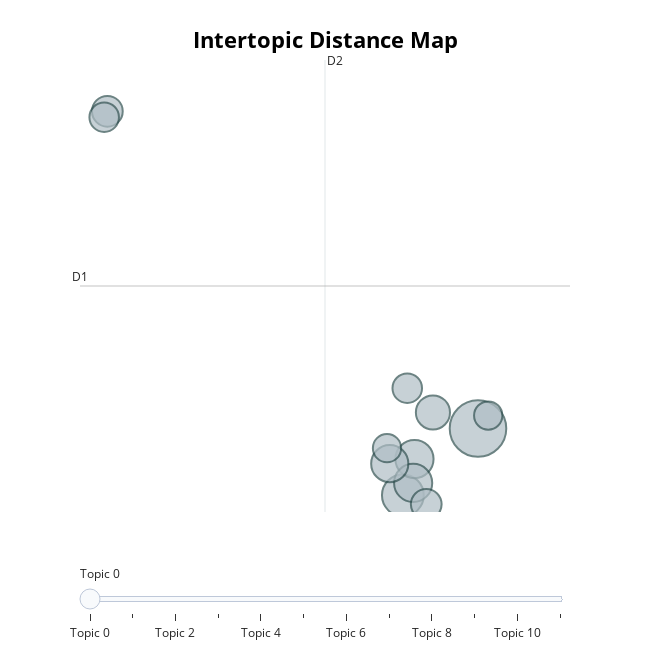
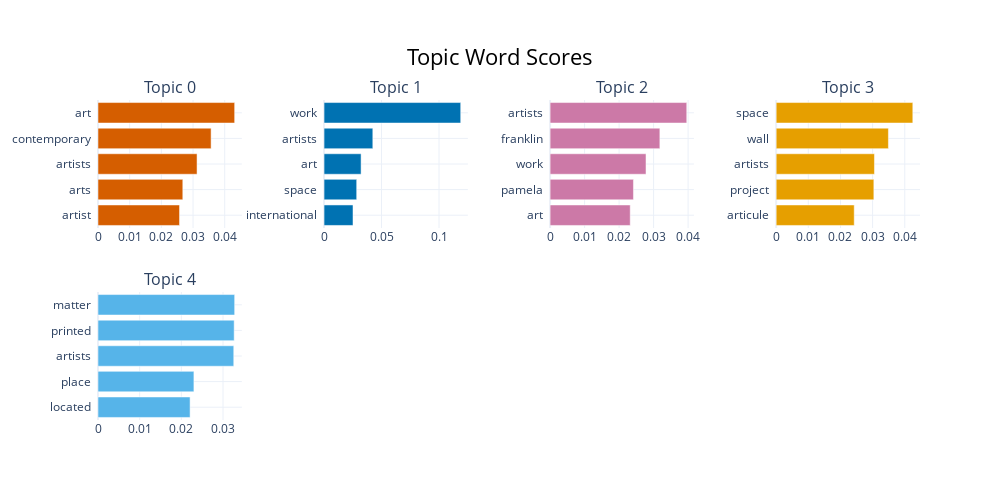
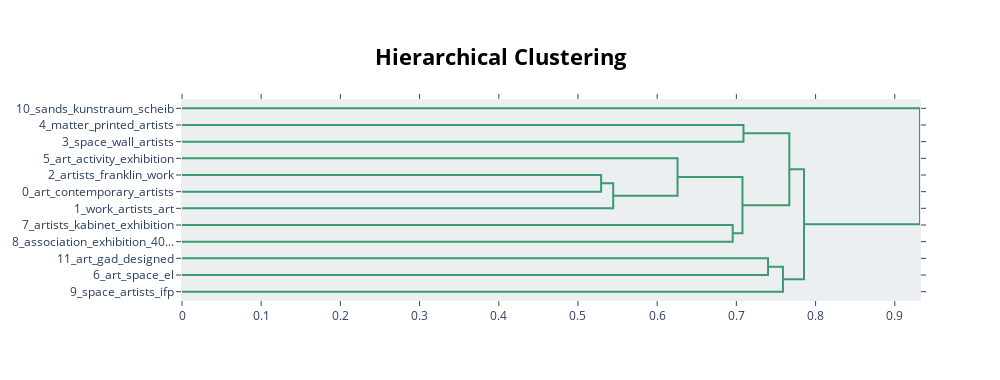
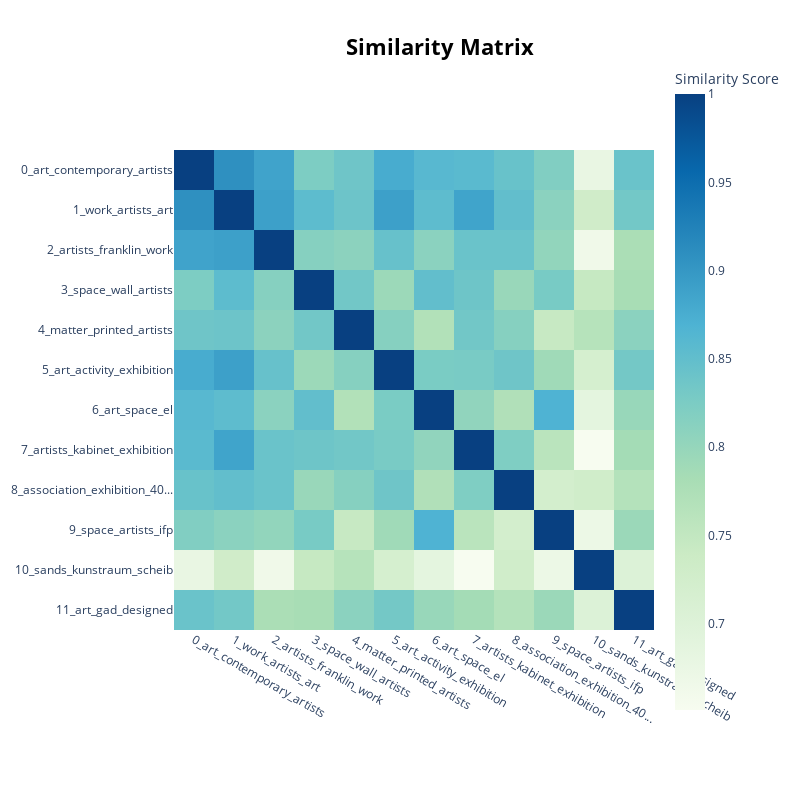

Notebook code cell kept with these figures, in order:
### Markdown cell above
- Colonne docs

### Code cell
import pandas as pd
from bertopic import BERTopic
from sklearn.feature_extraction.text import CountVectorizer
from umap import UMAP  # Seulement si vous souhaitez personnaliser UMAP

# ----- ÉTAPE A & B : Charger et nettoyer vos données -----

# 1) Lecture du fichier Excel
df = pd.read_excel("fichier_traduit.xlsx")

# Par exemple, vos colonnes textuelles sont 'presentation', 'activites', 'réponse1', 'réponse2'
colonnes_textuelles = ['presentation', 'activites', 'réponse1', 'réponse2']

# 2) Remplacer les NaN par des chaînes vides
df[colonnes_textuelles] = df[colonnes_textuelles].fillna("")

# 3) Supprimer les lignes entièrement vides (ou ne contenant que des espaces)
def est_vide_ou_espace(val):
    return val.strip() == ""

mask_ligne_vide = df[colonnes_textuelles].applymap(est_vide_ou_espace).all(axis=1)
df = df[~mask_ligne_vide].copy()

print("Nombre de lignes restantes après nettoyage :", len(df))

# 4) Créer la liste 'docs' en fusionnant les colonnes textuelles
docs = (
    df["presentation"] + " " +
    df["activites"]    + " " +
    df["réponse1"]     + " " +
    df["réponse2"]
).tolist()

# ----- ÉTAPE C : Entraîner BERTopic -----

# (Optionnel) Personnaliser UMAP si vous rencontrez des problèmes de dimension
umap_model = UMAP(
    n_neighbors=2,
    n_components=2,
    min_dist=0.0,
    metric='cosine'
)

# (Optionnel) Vectorizer pour supprimer les stopwords anglais
vectorizer_model = CountVectorizer(stop_words='english')

# Initialisation du modèle BERTopic
topic_model = BERTopic(
    language="english",                # Ajustez la langue si nécessaire
    vectorizer_model=vectorizer_model, # Retrait des stopwords
    umap_model=umap_model,             # Réduction de dimension personnalisée
    calculate_probabilities=False      # Mettez True si vous voulez les probs (et si votre dataset est assez grand)
)

# Entraînement du modèle
topics, probs = topic_model.fit_transform(docs)

# ----- AFFICHAGE DES TOPICS -----

# 1. Informations générales sur les topics
topic_info = topic_model.get_topic_info()
print("\n=== Aperçu des topics ===")
print(topic_info.head(10))

# 2. Mots-clés du premier topic
keywords_topic0 = topic_model.get_topic(0)
print("\n=== Mots-clés du topic 0 ===")
print(keywords_topic0)

# ----- VISUALISATIONS -----

# 1. Visualisation des topics (carte 2D via UMAP)
fig1 = topic_model.visualize_topics()
fig1.show()

# 2. Visualiser un diagramme en barres des topics
fig2 = topic_model.visualize_barchart(top_n_topics=5, n_words=5)
fig2.show()

# 3. Visualiser la hiérarchie des topics 
# 
# 

(dendrogramme)
fig3 = topic_model.visualize_hierarchy()
fig3.show()

# 4. Visualiser la matrice de similitude (heatmap) entre topics
fig4 = topic_model.visualize_heatmap()
fig4.show()

### Figure 1 — Plotly figure (JSON) as saved in the notebook; plotly's stock layout.template omitted (floating-point values rounded to 4 significant figures)
{"data": [{"customdata": [[0, "art | contemporary | artists | arts | artist", 44], [1, "work | artists | art | space | international", 24], [2, "artists | franklin | work | pamela | art", 20], [3, "space | wall | artists | project | articule", 20], [4, "matter | printed | artists | place | located", 19], [5, "art | activity | exhibition | artists | exhibitions", 16], [6, "art | space | el | colona | espai", 13], [7, "artists | kabinet | exhibition | brain | production", 13], [8, "association | exhibition | 40mcube | sunset | tripode", 12], [9, "space | artists | ifp | sesame | fashion", 12], [10, "sands | kunstraum | scheib | aarau | exhibitions", 11], [11, "art | gad | designed | contemporary | cube", 11]], "hovertemplate": "<b>Topic %{customdata[0]}</b><br>%{customdata[1]}<br>Size: %{customdata[2]}", "legendgroup": "", "marker": {"color": "#B0BEC5", "line": {"color": "DarkSlateGrey", "width": 2}, "size": [44, 24, 20, 20, 19, 16, 13, 13, 12, 12, 11, 11], "sizemode": "area", "sizeref": 0.0275, "symbol": "circle"}, "mode": "markers", "name": "", "orientation": "v", "showlegend": false, "type": "scatter", "x": [21.73, 18.68, 19.15, 19.09, 18.14, 19.9, 6.677, 19.62, 18.85, 6.548, 18.03, 22.14], "xaxis": "x", "y": [0.5347, -0.9223, -0.1309, -0.6511, -0.2316, 0.8858, 7.454, -1.118, 1.415, 7.325, 0.1072, 0.8181], "yaxis": "y"}], "layout": {"annotations": [{"showarrow": false, "text": "D1", "x": 5.566, "y": 3.643, "yshift": 10}, {"showarrow": false, "text": "D2", "x": 15.51, "xshift": 10, "y": 8.572}], "height": 650, "hoverlabel": {"bgcolor": "white", "font": {"family": "Rockwell", "size": 16}}, "legend": {"itemsizing": "constant", "tracegroupgap": 0}, "margin": {"t": 60}, "shapes": [{"line": {"color": "#CFD8DC", "width": 2}, "type": "line", "x0": 15.51, "x1": 15.51, "y0": -1.285, "y1": 8.572}, {"line": {"color": "#9E9E9E", "width": 2}, "type": "line", "x0": 5.566, "x1": 25.46, "y0": 3.643, "y1": 3.643}], "sliders": [{"active": 0, "pad": {"t": 50}, "steps": [{"args": [{"marker.color": [["red", "#B0BEC5", "#B0BEC5", "#B0BEC5", "#B0BEC5", "#B0BEC5", "#B0BEC5", "#B0BEC5", "#B0BEC5", "#B0BEC5", "#B0BEC5", "#B0BEC5"]]}], "label": "Topic 0", "method": "update"}, {"args": [{"marker.color": [["#B0BEC5", "red", "#B0BEC5", "#B0BEC5", "#B0BEC5", "#B0BEC5", "#B0BEC5", "#B0BEC5", "#B0BEC5", "#B0BEC5", "#B0BEC5", "#B0BEC5"]]}], "label": "Topic 1", "method": "update"}, {"args": [{"marker.color": [["#B0BEC5", "#B0BEC5", "red", "#B0BEC5", "#B0BEC5", "#B0BEC5", "#B0BEC5", "#B0BEC5", "#B0BEC5", "#B0BEC5", "#B0BEC5", "#B0BEC5"]]}], "label": "Topic 2", "method": "update"}, {"args": [{"marker.color": [["#B0BEC5", "#B0BEC5", "#B0BEC5", "red", "#B0BEC5", "#B0BEC5", "#B0BEC5", "#B0BEC5", "#B0BEC5", "#B0BEC5", "#B0BEC5", "#B0BEC5"]]}], "label": "Topic 3", "method": "update"}, {"args": [{"marker.color": [["#B0BEC5", "#B0BEC5", "#B0BEC5", "#B0BEC5", "red", "#B0BEC5", "#B0BEC5", "#B0BEC5", "#B0BEC5", "#B0BEC5", "#B0BEC5", "#B0BEC5"]]}], "label": "Topic 4", "method": "update"}, {"args": [{"marker.color": [["#B0BEC5", "#B0BEC5", "#B0BEC5", "#B0BEC5", "#B0BEC5", "red", "#B0BEC5", "#B0BEC5", "#B0BEC5", "#B0BEC5", "#B0BEC5", "#B0BEC5"]]}], "label": "Topic 5", "method": "update"}, {"args": [{"marker.color": [["#B0BEC5", "#B0BEC5", "#B0BEC5", "#B0BEC5", "#B0BEC5", "#B0BEC5", "red", "#B0BEC5", "#B0BEC5", "#B0BEC5", "#B0BEC5", "#B0BEC5"]]}], "label": "Topic 6", "method": "update"}, {"args": [{"marker.color": [["#B0BEC5", "#B0BEC5", "#B0BEC5", "#B0BEC5", "#B0BEC5", "#B0BEC5", "#B0BEC5", "red", "#B0BEC5", "#B0BEC5", "#B0BEC5", "#B0BEC5"]]}], "label": "Topic 7", "method": "update"}, {"args": [{"marker.color": [["#B0BEC5", "#B0BEC5", "#B0BEC5", "#B0BEC5", "#B0BEC5", "#B0BEC5", "#B0BEC5", "#B0BEC5", "red", "#B0BEC5", "#B0BEC5", "#B0BEC5"]]}], "label": "Topic 8", "method": "update"}, {"args": [{"marker.color": [["#B0BEC5", "#B0BEC5", "#B0BEC5", "#B0BEC5", "#B0BEC5", "#B0BEC5", "#B0BEC5", "#B0BEC5", "#B0BEC5", "red", "#B0BEC5", "#B0BEC5"]]}], "label": "Topic 9", "method": "update"}, {"args": [{"marker.color": [["#B0BEC5", "#B0BEC5", "#B0BEC5", "#B0BEC5", "#B0BEC5", "#B0BEC5", "#B0BEC5", "#B0BEC5", "#B0BEC5", "#B0BEC5", "red", "#B0BEC5"]]}], "label": "Topic 10", "method": "update"}, {"args": [{"marker.color": [["#B0BEC5", "#B0BEC5", "#B0BEC5", "#B0BEC5", "#B0BEC5", "#B0BEC5", "#B0BEC5", "#B0BEC5", "#B0BEC5", "#B0BEC5", "#B0BEC5", "red"]]}], "label": "Topic 11", "method": "update"}]}], "title": {"font": {"color": "Black", "size": 22}, "text": "<b>Intertopic Distance Map</b>", "x": 0.5, "xanchor": "center", "y": 0.95, "yanchor": "top"}, "width": 650, "xaxis": {"anchor": "y", "domain": [0, 1], "range": [5.566, 25.46], "title": {"text": ""}, "visible": false}, "yaxis": {"anchor": "x", "domain": [0, 1], "range": [-1.285, 8.572], "title": {"text": ""}, "visible": false}}}

### Figure 2 — Plotly figure (JSON) as saved in the notebook; plotly's stock layout.template omitted (floating-point values rounded to 4 significant figures)
{"data": [{"marker": {"color": "#D55E00"}, "orientation": "h", "type": "bar", "x": [0.02573, 0.02676, 0.03126, 0.0357, 0.04313], "xaxis": "x", "y": ["artist  ", "arts  ", "artists  ", "contemporary  ", "art  "], "yaxis": "y"}, {"marker": {"color": "#0072B2"}, "orientation": "h", "type": "bar", "x": [0.02518, 0.02839, 0.0322, 0.04241, 0.1189], "xaxis": "x2", "y": ["international  ", "space  ", "art  ", "artists  ", "work  "], "yaxis": "y2"}, {"marker": {"color": "#CC79A7"}, "orientation": "h", "type": "bar", "x": [0.02322, 0.02416, 0.0278, 0.03181, 0.03961], "xaxis": "x3", "y": ["art  ", "pamela  ", "work  ", "franklin  ", "artists  "], "yaxis": "y3"}, {"marker": {"color": "#E69F00"}, "orientation": "h", "type": "bar", "x": [0.02428, 0.03038, 0.03057, 0.03491, 0.0425], "xaxis": "x4", "y": ["articule  ", "project  ", "artists  ", "wall  ", "space  "], "yaxis": "y4"}, {"marker": {"color": "#56B4E9"}, "orientation": "h", "type": "bar", "x": [0.0221, 0.02302, 0.03258, 0.03268, 0.0328], "xaxis": "x5", "y": ["located  ", "place  ", "artists  ", "printed  ", "matter  "], "yaxis": "y5"}], "layout": {"annotations": [{"font": {"size": 16}, "showarrow": false, "text": "Topic 0", "x": 0.0875, "xanchor": "center", "xref": "paper", "y": 1, "yanchor": "bottom", "yref": "paper"}, {"font": {"size": 16}, "showarrow": false, "text": "Topic 1", "x": 0.3625, "xanchor": "center", "xref": "paper", "y": 1, "yanchor": "bottom", "yref": "paper"}, {"font": {"size": 16}, "showarrow": false, "text": "Topic 2", "x": 0.6375, "xanchor": "center", "xref": "paper", "y": 1, "yanchor": "bottom", "yref": "paper"}, {"font": {"size": 16}, "showarrow": false, "text": "Topic 3", "x": 0.9125, "xanchor": "center", "xref": "paper", "y": 1, "yanchor": "bottom", "yref": "paper"}, {"font": {"size": 16}, "showarrow": false, "text": "Topic 4", "x": 0.0875, "xanchor": "center", "xref": "paper", "y": 0.4, "yanchor": "bottom", "yref": "paper"}], "height": 500, "hoverlabel": {"bgcolor": "white", "font": {"family": "Rockwell", "size": 16}}, "showlegend": false, "title": {"font": {"color": "Black", "size": 22}, "text": "Topic Word Scores", "x": 0.5, "xanchor": "center", "yanchor": "top"}, "width": 1000, "xaxis": {"anchor": "y", "domain": [0, 0.175], "showgrid": true}, "xaxis2": {"anchor": "y2", "domain": [0.275, 0.45], "showgrid": true}, "xaxis3": {"anchor": "y3", "domain": [0.55, 0.725], "showgrid": true}, "xaxis4": {"anchor": "y4", "domain": [0.825, 1], "showgrid": true}, "xaxis5": {"anchor": "y5", "domain": [0, 0.175], "showgrid": true}, "xaxis6": {"anchor": "y6", "domain": [0.275, 0.45], "showgrid": true}, "xaxis7": {"anchor": "y7", "domain": [0.55, 0.725], "showgrid": true}, "xaxis8": {"anchor": "y8", "domain": [0.825, 1], "showgrid": true}, "yaxis": {"anchor": "x", "domain": [0.6, 1], "showgrid": true}, "yaxis2": {"anchor": "x2", "domain": [0.6, 1], "showgrid": true}, "yaxis3": {"anchor": "x3", "domain": [0.6, 1], "showgrid": true}, "yaxis4": {"anchor": "x4", "domain": [0.6, 1], "showgrid": true}, "yaxis5": {"anchor": "x5", "domain": [0, 0.4], "showgrid": true}, "yaxis6": {"anchor": "x6", "domain": [0, 0.4], "showgrid": true}, "yaxis7": {"anchor": "x7", "domain": [0, 0.4], "showgrid": true}, "yaxis8": {"anchor": "x8", "domain": [0, 0.4], "showgrid": true}}}

### Figure 3 — Plotly figure (JSON) as saved in the notebook; plotly's stock layout.template omitted (floating-point values rounded to 4 significant figures)
{"data": [{"hoverinfo": "text", "marker": {"color": "rgb(61,153,112)"}, "mode": "lines", "type": "scatter", "x": [0, 0.7089, 0.7089, 0], "xaxis": "x", "y": [-15, -15, -25, -25], "yaxis": "y"}, {"hoverinfo": "text", "marker": {"color": "rgb(61,153,112)"}, "mode": "lines", "type": "scatter", "x": [0, 0.5292, 0.5292, 0], "xaxis": "x", "y": [-45, -45, -55, -55], "yaxis": "y"}, {"hoverinfo": "text", "marker": {"color": "rgb(61,153,112)"}, "mode": "lines", "type": "scatter", "x": [0.5292, 0.5444, 0.5444, 0], "xaxis": "x", "y": [-50, -50, -65, -65], "yaxis": "y"}, {"hoverinfo": "text", "marker": {"color": "rgb(61,153,112)"}, "mode": "lines", "type": "scatter", "x": [0, 0.6257, 0.6257, 0.5444], "xaxis": "x", "y": [-35, -35, -57.5, -57.5], "yaxis": "y"}, {"hoverinfo": "text", "marker": {"color": "rgb(61,153,112)"}, "mode": "lines", "type": "scatter", "x": [0, 0.6954, 0.6954, 0], "xaxis": "x", "y": [-75, -75, -85, -85], "yaxis": "y"}, {"hoverinfo": "text", "marker": {"color": "rgb(61,153,112)"}, "mode": "lines", "type": "scatter", "x": [0.6257, 0.7077, 0.7077, 0.6954], "xaxis": "x", "y": [-46.25, -46.25, -80, -80], "yaxis": "y"}, {"hoverinfo": "text", "marker": {"color": "rgb(61,153,112)"}, "mode": "lines", "type": "scatter", "x": [0.7089, 0.7669, 0.7669, 0.7077], "xaxis": "x", "y": [-20, -20, -63.12, -63.12], "yaxis": "y"}, {"hoverinfo": "text", "marker": {"color": "rgb(61,153,112)"}, "mode": "lines", "type": "scatter", "x": [0, 0.74, 0.74, 0], "xaxis": "x", "y": [-95, -95, -105, -105], "yaxis": "y"}, {"hoverinfo": "text", "marker": {"color": "rgb(61,153,112)"}, "mode": "lines", "type": "scatter", "x": [0.74, 0.7588, 0.7588, 0], "xaxis": "x", "y": [-100, -100, -115, -115], "yaxis": "y"}, {"hoverinfo": "text", "marker": {"color": "rgb(61,153,112)"}, "mode": "lines", "type": "scatter", "x": [0.7669, 0.7854, 0.7854, 0.7588], "xaxis": "x", "y": [-41.56, -41.56, -107.5, -107.5], "yaxis": "y"}, {"hoverinfo": "text", "marker": {"color": "rgb(61,153,112)"}, "mode": "lines", "type": "scatter", "x": [0, 0.9318, 0.9318, 0.7854], "xaxis": "x", "y": [-5, -5, -74.53, -74.53], "yaxis": "y"}], "layout": {"autosize": false, "height": 380, "hoverlabel": {"bgcolor": "white", "font": {"family": "Rockwell", "size": 16}}, "hovermode": "closest", "plot_bgcolor": "#ECEFF1", "showlegend": false, "title": {"font": {"color": "Black", "size": 22}, "text": "<b>Hierarchical Clustering</b>", "x": 0.5, "xanchor": "center", "yanchor": "top"}, "width": 1000, "xaxis": {"mirror": "allticks", "rangemode": "tozero", "showgrid": false, "showline": true, "showticklabels": true, "ticks": "outside", "type": "linear", "zeroline": false}, "yaxis": {"mirror": "allticks", "range": [-120, 0], "rangemode": "tozero", "showgrid": false, "showline": true, "showticklabels": true, "tickmode": "array", "ticks": "outside", "ticktext": ["10_sands_kunstraum_scheib", "4_matter_printed_artists", "3_space_wall_artists", "5_art_activity_exhibition", "2_artists_franklin_work", "0_art_contemporary_artists", "1_work_artists_art", "7_artists_kabinet_exhibition", "8_association_exhibition_40...", "11_art_gad_designed", "6_art_space_el", "9_space_artists_ifp"], "tickvals": [-5, -15, -25, -35, -45, -55, -65, -75, -85, -95, -105, -115], "type": "linear", "zeroline": false}}}

### Figure 4 — Plotly figure (JSON) as saved in the notebook; plotly's stock layout.template omitted (floating-point values rounded to 4 significant figures; data arrays with more than 128 entries replaced by an {"elided": "..."} marker saying what was removed)
{"data": [{"coloraxis": "coloraxis", "hovertemplate": "x: %{x}<br>y: %{y}<br>Similarity Score: %{z}<extra></extra>", "name": "0", "type": "heatmap", "x": ["0_art_contemporary_artists", "1_work_artists_art", "2_artists_franklin_work", "3_space_wall_artists", "4_matter_printed_artists", "5_art_activity_exhibition", "6_art_space_el", "7_artists_kabinet_exhibition", "8_association_exhibition_40...", "9_space_artists_ifp", "10_sands_kunstraum_scheib", "11_art_gad_designed"], "xaxis": "x", "y": ["0_art_contemporary_artists", "1_work_artists_art", "2_artists_franklin_work", "3_space_wall_artists", "4_matter_printed_artists", "5_art_activity_exhibition", "6_art_space_el", "7_artists_kabinet_exhibition", "8_association_exhibition_40...", "9_space_artists_ifp", "10_sands_kunstraum_scheib", "11_art_gad_designed"], "yaxis": "y", "z": {"elided": "12x12 float values"}}], "layout": {"coloraxis": {"colorbar": {"title": {"text": "Similarity Score"}}, "colorscale": [[0, "rgb(247,252,240)"], [0.125, "rgb(224,243,219)"], [0.25, "rgb(204,235,197)"], [0.375, "rgb(168,221,181)"], [0.5, "rgb(123,204,196)"], [0.625, "rgb(78,179,211)"], [0.75, "rgb(43,140,190)"], [0.875, "rgb(8,104,172)"], [1, "rgb(8,64,129)"]]}, "height": 800, "hoverlabel": {"bgcolor": "white", "font": {"family": "Rockwell", "size": 16}}, "legend": {"title": {"text": "Trend"}}, "margin": {"t": 60}, "showlegend": true, "title": {"font": {"color": "Black", "size": 22}, "text": "<b>Similarity Matrix</b>", "x": 0.55, "xanchor": "center", "y": 0.95, "yanchor": "top"}, "width": 800, "xaxis": {"anchor": "y", "constrain": "domain", "domain": [0, 1], "scaleanchor": "y"}, "yaxis": {"anchor": "x", "autorange": "reversed", "constrain": "domain", "domain": [0, 1]}}}
